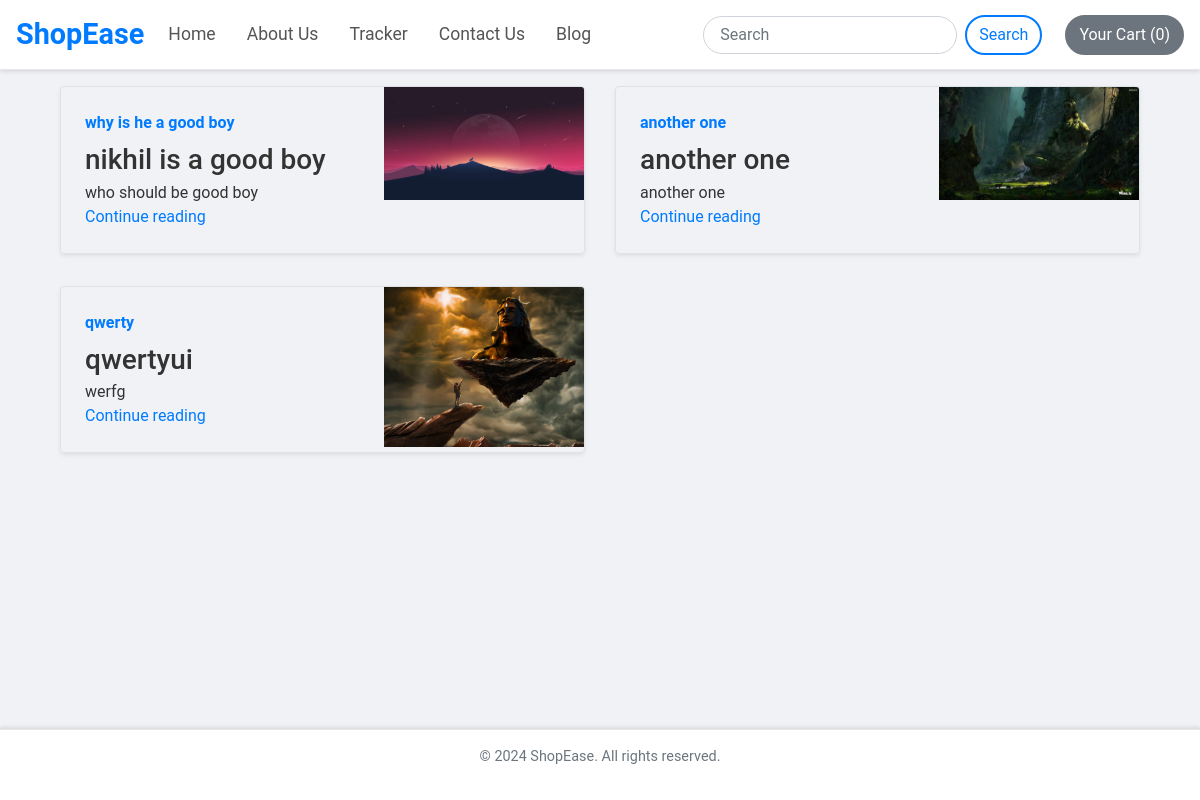
Screenshot of /blog/ with the database file from the repository.
### blog/models.py (models this page shows, shortened)
class Blogpost(models.Model) :
    post_id = models.AutoField(primary_key=True)
    title = models.CharField(max_length=50)
    head0 = models.CharField(max_length=500,default="")
    chead0 = models.CharField(max_length=5000,default="")
    head1 = models.CharField(max_length=500,default="")
    chead1 = models.CharField(max_length=5000,default="")
    head2 = models.CharField(max_length=500,default="")
    chead2 = models.CharField(max_length=5000,default="")
    pub_date = models.DateField()
    thumbnail = models.ImageField(max_length=300)

### blog/views.py (the view)
# urls.py: path("", views.index, name="blogHome"),
def index(request):
    myposts= Blogpost.objects.all()
    return render(request, 'blog/index.html', {'myposts': myposts})

### blog/templates/blog/index.html (shortened to what this page needs)
{%extends 'blog/basic.html'%}
{%block body%}
<div class="container mt-3">
    <div class="row my-2">
        {% for item in myposts %}
        <div class="col-md-6">
            <div class="row no-gutters border rounded overflow-hidden flex-md-row mb-4 shadow-sm h-md-250 position-relative">
                <div class="col p-4 d-flex flex-column position-static">
                    <strong class="d-inline-block mb-2 text-primary">
                        {{item.head0}}
                    </strong>
                    <h3 class="mb-0">{{item.title}}</h3>
                    <p class="card-text mb-auto">{{item.head1}}</p>
                    <a href="blogpost/{{item.post_id}}" class="stretched-link">Continue reading</a>
                </div>
                <div class="col-auto d-none d-lg-block">
                    <img src="/media/{{item.thumbnail}}" class="img-fluid d-placeholder-img" width="200" height="250" aria-label="Placeholder: Thumbnail">
                </div>
            </div>
        </div>
        {% if forloop.counter|divisibleby:2%}
    </div>
    <div class="row my-2">
        {%endif%}
        {%endfor%}</div>
</div>
{%endblock%}

### blog/templates/blog/basic.html (shortened to what this page needs)
<!DOCTYPE html>
<html lang="en">
<head>
    {% load static %}
    <link href="https://stackpath.bootstrapcdn.com/bootstrap/4.5.2/css/bootstrap.min.css" rel="stylesheet">
</head>
<body>
  <nav class="navbar navbar-expand-lg navbar-light">
    <a class="navbar-brand" href="/shop">ShopEase</a>
    <div class="collapse navbar-collapse" id="navbarSupportedContent">
      <ul class="navbar-nav mr-auto">
        <li class="nav-item active">
          <a class="nav-link" href="/shop">Home <span class="sr-only">(current)</span></a>
        </li>
        <li class="nav-item">
          <a class="nav-link" href="/shop/about">About Us</a>
        </li>
        <li class="nav-item">
          <a class="nav-link" href="/shop/tracker">Tracker</a>
        </li>
        <li class="nav-item">
          <a class="nav-link" href="/shop/contact">Contact Us</a>
        </li>
        <li class="nav-item">
          <a class="nav-link" href="/blog">Blog</a>
        </li>
      </ul>
      <form class="form-inline my-2 my-lg-0 mx-2">
        <input class="form-control mr-sm-2" type="search" placeholder="Search" aria-label="Search">
        <button class="btn btn-outline-success my-2 my-sm-0" type="submit">Search</button>
      </form>
      <button type="button" class="btn btn-secondary" id="popoverButton" data-placement="bottom" data-html="true">
        Your Cart (<span id="cart">0</span>)
      </button>
    </div>
  </nav>
  <div class="container">
    {% block body %}{% endblock %}
  </div>
  <footer>
      <div class="container">
          <p class="footer-text">&copy; 2024 ShopEase. All rights reserved.</p>
      </div>
  </footer>
</body>
</html>

### rows the page displays
Blogpost: head0 "why is he a good boy", title "nikhil is a good boy", head1 "who should be good boy", thumbnail (picture)
Blogpost: head0 "another one", title "another one", head1 "another one", thumbnail (picture)
Blogpost: head0 "qwerty", title "qwertyui", head1 "werfg", thumbnail (picture)
